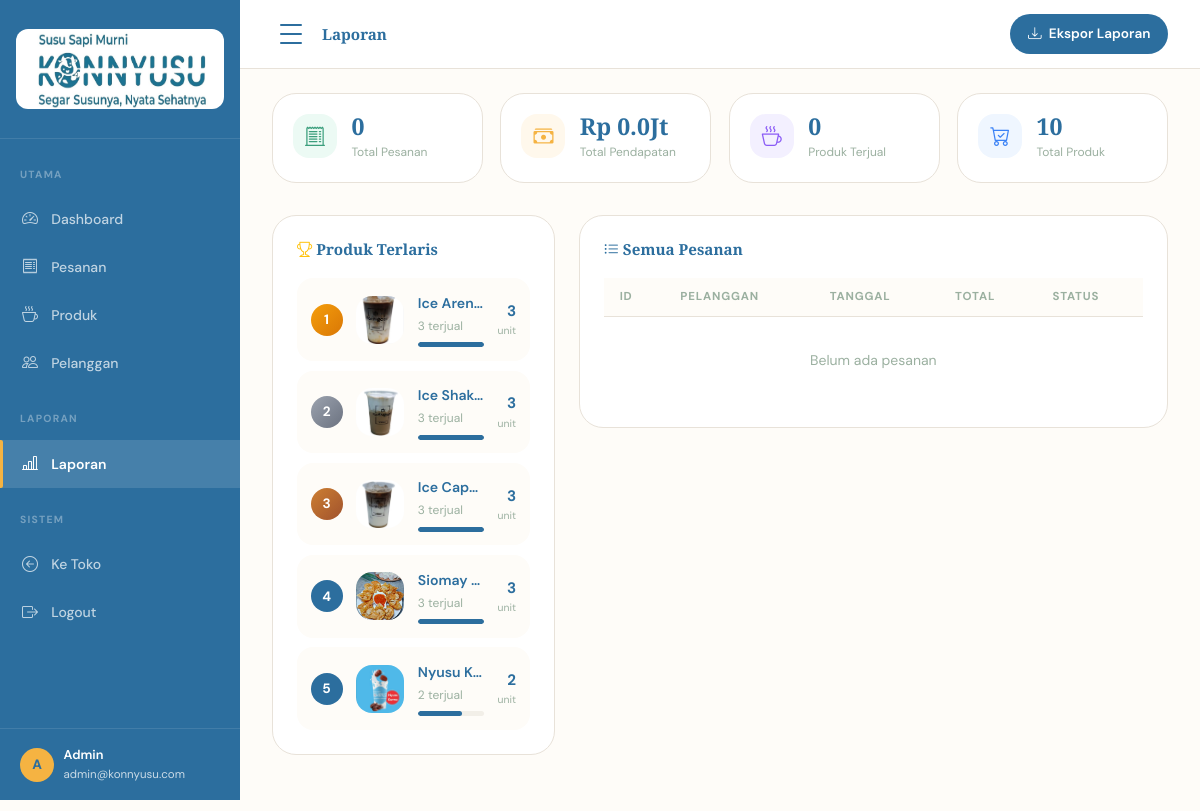
The page /admin/reports/reports.php (signed in) on the database as committed earlier.
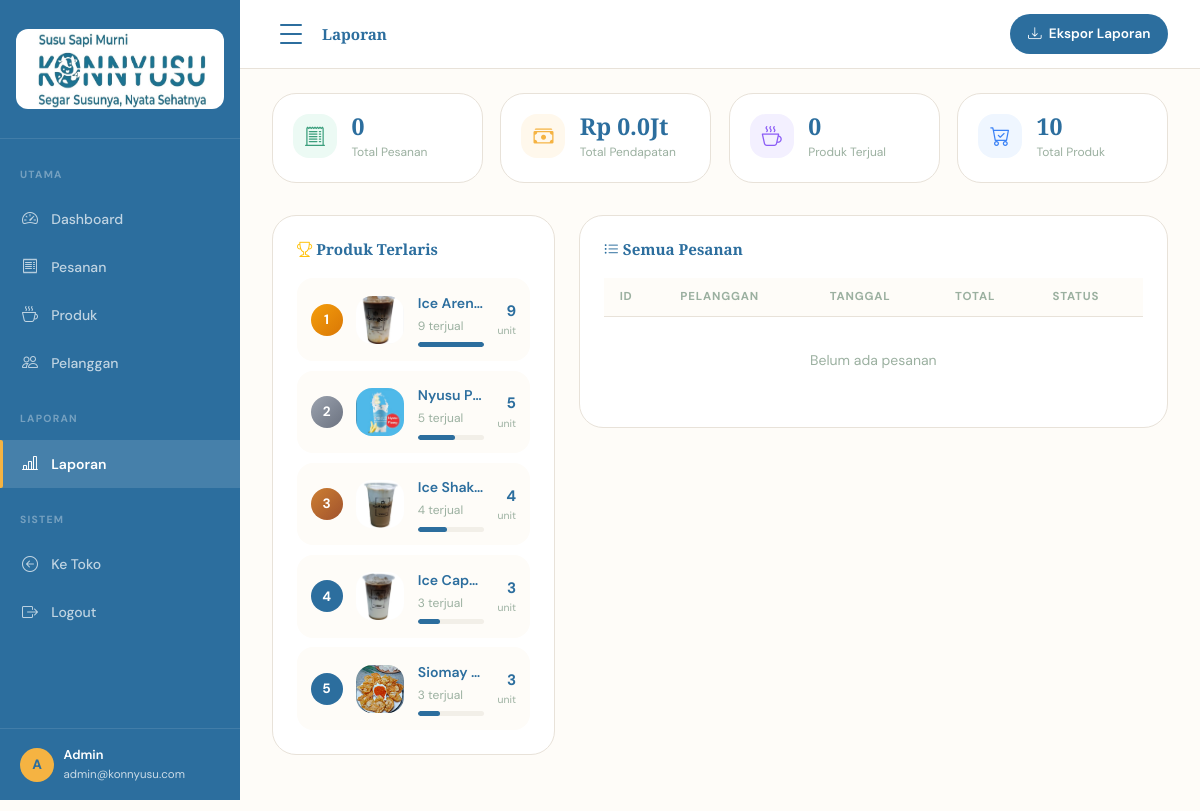
The same page on the database as committed later.
### tables this page shows
CREATE TABLE `menu` (
  `menu_id` int NOT NULL,
  `name` varchar(100) NOT NULL,
  `description` text,
  `price` int NOT NULL,
  `category` varchar(50) NOT NULL,
  `image` varchar(255) DEFAULT NULL,
  `stock` int DEFAULT '0',
  `is_new` tinyint(1) DEFAULT '0',
  `is_best` tinyint(1) DEFAULT '0',
  `sold` int DEFAULT '0',
  `created_at` timestamp NULL DEFAULT CURRENT_TIMESTAMP,
  `updated_at` timestamp NULL DEFAULT CURRENT_TIMESTAMP ON UPDATE CURRENT_TIMESTAMP
);

### config/admin.php (called while the page is built, shortened)
<?php
require_once __DIR__ . '/auth.php';
function getCompleteStats(): array {
    global $pdo;
    $stmt = $pdo->query("SELECT COUNT(*) as count FROM orders");
    $totalOrders = $stmt->fetch()['count'];
    $stmt = $pdo->query("SELECT COUNT(*) as count FROM orders WHERE order_status = 'pending'");
    $pendingOrders = $stmt->fetch()['count'];
    $stmt = $pdo->query("SELECT COALESCE(SUM(total), 0) as total FROM orders WHERE order_status IN ('pending', 'processing', 'completed', 'shipped')");
    $totalRevenue = $stmt->fetch()['total'];
    $stmt = $pdo->query("SELECT COUNT(*) as count FROM users WHERE role = 'user'");
    $totalCustomers = $stmt->fetch()['count'];
    $stmt = $pdo->query("SELECT COUNT(*) as count FROM menu");
    $totalProducts = $stmt->fetch()['count'];
    $stmt = $pdo->query("SELECT COALESCE(SUM(quantity), 0) as total FROM order_item");
    $totalSold = $stmt->fetch()['total'];
    return [
        'total_orders' => $totalOrders,
        'pending_orders' => $pendingOrders,
        'total_revenue' => $totalRevenue,
        'total_customers' => $totalCustomers,
        'total_products' => $totalProducts,
        'total_sold' => $totalSold
    ];
}
?>

### data/products.php (called while the page is built, shortened)
<?php
require_once __DIR__ . '/../config/database.php';
function getProducts(): array {
    global $pdo;
    $stmt = $pdo->query("
        SELECT m.menu_id AS id, m.name, m.description, m.price, m.category, m.image, m.stock, m.is_new, m.is_best,
            COALESCE(SUM(oi.quantity), 0) AS sold
        FROM menu m
        LEFT JOIN order_item oi ON m.menu_id = oi.menu_id
        LEFT JOIN orders o ON oi.order_id = o.order_id AND o.order_status = 'completed'
        GROUP BY m.menu_id
        ORDER BY m.menu_id
    ");
    return $stmt->fetchAll();
}
$products = getProducts();
?>

### admin/reports/reports.php (the view, shortened to what the changed rows need)
<?php
require_once __DIR__ . '/../../config/auth.php';
require_once __DIR__ . '/../../config/admin.php';
require_once __DIR__ . '/../../config/order.php';
require_once __DIR__ . '/../../data/products.php';
$completeStats = getCompleteStats();
function getTopSellingProductsFromOrders(int $limit = 5): array {
    global $pdo;
    $stmt = $pdo->query("
        SELECT m.menu_id AS id, m.name, m.description, m.price, m.category, m.image,
               COALESCE(SUM(oi.quantity), 0) AS sold
        FROM menu m
        LEFT JOIN order_item oi ON m.menu_id = oi.menu_id
        LEFT JOIN orders o ON oi.order_id = o.order_id AND o.order_status = 'completed'
        GROUP BY m.menu_id
        HAVING sold > 0
        ORDER BY sold DESC
        LIMIT $limit
    ");
    $results = $stmt->fetchAll();
    if (empty($results)) {
        $stmt = $pdo->query("SELECT menu_id AS id, name, description, price, category, image, sold FROM menu ORDER BY sold DESC LIMIT $limit");
        $results = $stmt->fetchAll();
    }
    return $results;
}
$stats = [
    'total_orders'    => $completeStats['total_orders'],
    'total_revenue'   => $completeStats['total_revenue'],
    'total_sold'      => $completeStats['total_sold'],
    'total_products'  => $completeStats['total_products']
];
$topProducts = getTopSellingProductsFromOrders(5);
?>
<!DOCTYPE html>
<html lang="id">
<head>
<link href="https://cdn.jsdelivr.net/npm/bootstrap@5.3.3/dist/css/bootstrap.min.css" rel="stylesheet">
<link rel="stylesheet" href="https://cdn.jsdelivr.net/npm/bootstrap-icons@1.11.3/font/bootstrap-icons.min.css">
<link rel="stylesheet" href="../../assets/css/global.css">
</head>
<body>
<div class="admin-layout">
<div class="admin-main">
  <div class="admin-body">
    <div class="stat-grid">
      <?php
      $statData = [
        ['icon'=>'bi-receipt-cutoff','cls'=>'green','val'=>number_format($stats['total_orders']),'lbl'=>'Total Pesanan'],
        ['icon'=>'bi-cash-stack','cls'=>'amber','val'=>'Rp '.number_format($stats['total_revenue']/1000000,1).'Jt','lbl'=>'Total Pendapatan'],
        ['icon'=>'bi-cup-hot','cls'=>'purple','val'=>number_format($stats['total_sold']),'lbl'=>'Produk Terjual'],
        ['icon'=>'bi-cart-check','cls'=>'blue','val'=>number_format($stats['total_products']),'lbl'=>'Total Produk'],
      ];
      foreach ($statData as $s):
      ?>
      <div class="stat-card">
        <div class="stat-card__icon stat-card__icon--<?=$s['cls']?>"><i class="bi <?=$s['icon']?>"></i></div>
        <div>
          <div class="stat-card__val"><?=$s['val']?></div>
          <div class="stat-card__label"><?=$s['lbl']?></div>
        </div>
      </div>
      <?php endforeach;?>
    </div>
    <div class="row g-4 mb-4">
      <div class="col-lg-4">
        <div class="chart-box">
          <?php if(empty($topProducts)): ?>
          <div style="text-align:center;padding:2rem;color:var(--text-muted);">
            <i class="bi bi-inbox" style="font-size:2.5rem;margin-bottom:.75rem;"></i>
            <p style="font-size:.85rem;margin:0;">Belum ada data penjualan</p>
          </div>
          <?php else:
            $maxSold = $topProducts[0]['sold'] ?? 1;
            $rankClasses = ['gold', 'silver', 'bronze', '', ''];
            foreach ($topProducts as $i => $p):
              $rankClass = $rankClasses[$i] ?? '';
              $barWidth = $maxSold > 0 ? round(($p['sold'] / $maxSold) * 100) : 0;
          ?>
          <div class="top-product-item">
            <div class="product-rank <?= $rankClass ?>"><?= $i + 1 ?></div>
            <img src="../../assets/img/products/<?= htmlspecialchars($p['image']) ?>"
                 class="product-img"
                 onerror="this.src='https://placehold.co/48x48/1a3c2e/f0cb7a?text=<?= substr($p['name'], 0, 1) ?>'">
            <div class="product-info">
              <div class="product-name" title="<?= htmlspecialchars($p['name']) ?>"><?= htmlspecialchars($p['name']) ?></div>
              <div class="product-sold"><?= number_format($p['sold']) ?> terjual</div>
              <div class="product-bar">
                <div class="product-bar-fill" style="width:<?= $barWidth ?>%"></div>
              </div>
            </div>
            <div class="product-sales">
              <div class="product-sales-count"><?= number_format($p['sold']) ?></div>
              <div class="product-sales-label">unit</div>
            </div>
          </div>
          <?php endforeach; ?>
          <?php endif; ?>
        </div>
      </div>
      <div class="col-lg-8">
        <div class="chart-box">
          <div style="overflow-x:auto;">
            <table class="k-table">
              <thead>
                <tr><th>ID</th><th>Pelanggan</th><th>Tanggal</th><th>Total</th><th>Status</th></tr>
              </thead>
            </table>
          </div>
        </div>
      </div>
    </div>
  </div>
</div>
</div>
</body>
</html>

Rows that differ between the two databases and show on the page:
no longer on this page (row unchanged): menu: image (picture), name "Nyusu K…", sold "2", $barWidth 67 (drawn)
changed menu "Ice Aren…": sold "3" → "9"
now on this page (row edited): menu: image (picture), name "Nyusu P…", sold "5", $barWidth 56 (drawn)
changed menu "Ice Shak…": sold "3" → "4"; $barWidth 100 → 44 (drawn)
computed for menu "Ice Cap…": $barWidth 100 → 33 (drawn)
computed for menu "Siomay…": $barWidth 100 → 33 (drawn)
